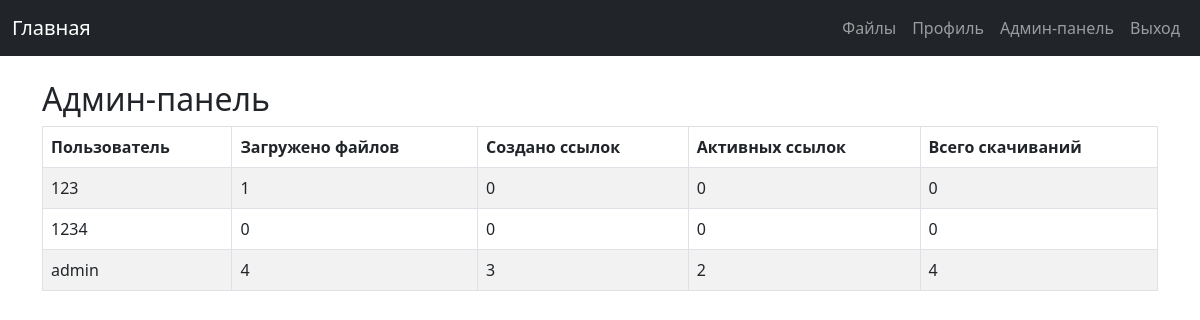
The page /admin (signed in) on the database its author committed.
### siteapp.py (models this page shows)
class User(UserMixin, db.Model):
    id = db.Column(db.Integer, primary_key=True)
    username = db.Column(db.String(150), nullable=False, unique=True)
    password_hash = db.Column(db.String(150), nullable=False)
    last_name = db.Column(db.String(150))
    role = db.Column(db.String(20), default='user')
    files = db.relationship('UserFile', backref='owner', lazy=True)

### siteapp.py (the view)
@app.route('/admin')
@login_required
def admin_panel():
    if current_user.role != 'admin':
        flash('Доступ запрещен')
        return redirect(url_for('home'))
    users = User.query.order_by(User.username).all()
    now = datetime.utcnow()
    stats = []
    for user in users:
        files = user.files  # Получаем все файлы пользователя
        total_files = len(files)
        links_created = sum(1 for f in files if f.download_link)
        active_links = sum(1 for f in files if f.download_link and f.link_expiration and f.link_expiration > now)
        total_downloads = sum(f.download_count or 0 for f in files)
        stats.append({
            'username': user.username,
            'total_files': total_files,
            'links_created': links_created,
            'active_links': active_links,
            'total_downloads': total_downloads
        })
    return render_template('admin_panel.html', stats=stats)

### siteapp.py (called while the page is built)
@login_manager.user_loader
def load_user(user_id):
    return User.query.get(int(user_id))

### templates/admin_panel.html (shortened to what this page needs)
{% extends "base.html" %}
{% block content %}
<h2>Админ-панель</h2>
<table class="table table-bordered table-striped">
  <thead>
    <tr>
      <th>Пользователь</th>
      <th>Загружено файлов</th>
      <th>Создано ссылок</th>
      <th>Активных ссылок</th>
      <th>Всего скачиваний</th>
    </tr>
  </thead>
  <tbody>
    {% for row in stats %}
    <tr>
      <td>{{ row.username }}</td>
      <td>{{ row.total_files }}</td>
      <td>{{ row.links_created }}</td>
      <td>{{ row.active_links }}</td>
      <td>{{ row.total_downloads }}</td>
    </tr>
    {% endfor %}
  </tbody>
</table>
{% endblock %}

### templates/base.html (shortened to what this page needs)
<!DOCTYPE html>
<html lang="ru">
<head>
  <link href="https://cdn.jsdelivr.net/npm/bootstrap@5.3.0/dist/css/bootstrap.min.css" rel="stylesheet">
</head>
<body>
  <nav class="navbar navbar-expand-lg navbar-dark bg-dark">
    <div class="container-fluid">
      <a class="navbar-brand" href="{{ url_for('home') }}">Главная</a>
      <div class="collapse navbar-collapse" id="navbarNav">
        <ul class="navbar-nav ms-auto">
        {% if current_user.is_authenticated %}
          <li class="nav-item">
            <a class="nav-link" href="{{ url_for('files') }}">Файлы</a>
          </li>
          <li class="nav-item">
            <a class="nav-link" href="{{ url_for('profile') }}">Профиль</a>
          </li>
          {% if current_user.role == 'admin' %}
          <li class="nav-item">
            <a class="nav-link" href="{{ url_for('admin_panel') }}">Админ-панель</a>
          </li>
          {% endif %}
          <li class="nav-item">
            <a class="nav-link" href="{{ url_for('logout') }}">Выход</a>
          </li>
        {% endif %}
      </ul>
      </div>
    </div>
  </nav>
  <div class="container mt-4">
    {% block content %}{% endblock %}
  </div>
</body>
</html>

### rows shown on the page
User: username "123", total_files "1", links_created "0", active_links "0", total_downloads "0"
User: username "1234", total_files "0", links_created "0", active_links "0", total_downloads "0"
User: username "admin", total_files "4", links_created "3", active_links "2", total_downloads "4"
